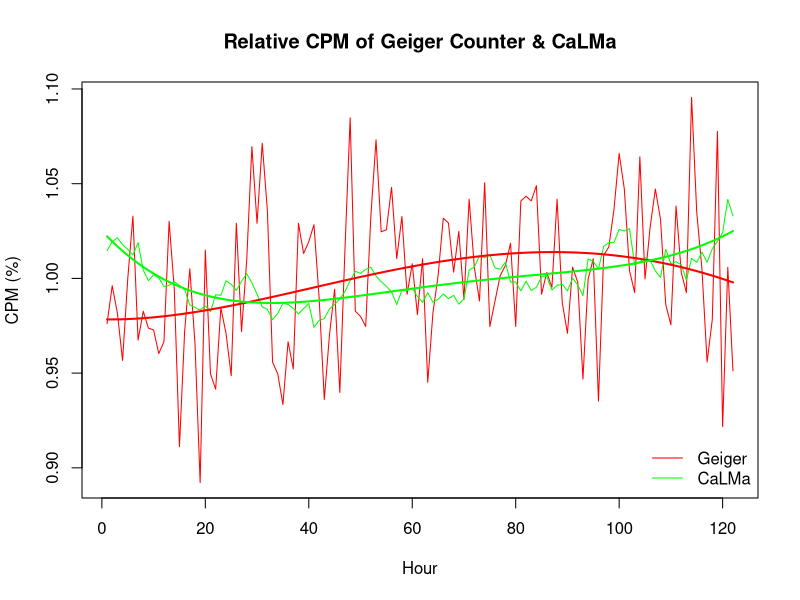

Recreate this plot in R.
setwd("D:/cjgarcia/Escritorio")

dataGeiger <- read.table("geiger.txt",header=F,sep=";")
colnames(dataGeiger) <- c("Date","CPM","uSperh")
dataGeiger$Date <- as.POSIXct(as.character(dataGeiger$Date), format="%d/%m/%Y %H:%M:%S")

dataGeigerAverage <- aggregate(list(CPM = dataGeiger$CPM), list(hourofday = cut(dataGeiger$Date, "1 hour")), mean)
dataGeigerAverage$CPMNorm <- dataGeigerAverage$CPM/mean(dataGeigerAverage$CPM)

dataCalma <- read.table("calma.txt",header=F,sep=";")
colnames(dataCalma) <- c("Date","CPM")
dataCalma$Date <- as.POSIXct(as.character(dataCalma$Date), format="%Y-%m-%d %H:%M:%S")
dataCalma$CPMNorm <- dataCalma$CPM/mean(dataCalma$CPM)

plot(dataGeigerAverage$CPMNorm, xlab="Hour", ylab="CPM (%)", type="l",col="red", main="Relative CPM of Geiger Counter & CaLMa")
lines(dataCalma$CPMNorm,col="green")
legend("bottomright", legend=c("Geiger", "CaLMa"), col=c('red','green'), lty=1, bty = "n")

fitGeiger <- lm(dataGeigerAverage$CPMNorm ~ poly(seq(1:122), 4, raw=TRUE))
points(seq(1:122), predict(fitGeiger), type="l", col="red", lwd=2)

fitCalma <- lm(dataCalma$CPMNorm ~ poly(seq(1:122), 4, raw=TRUE))
points(seq(1:122), predict(fitCalma), type="l", col="green", lwd=2)
